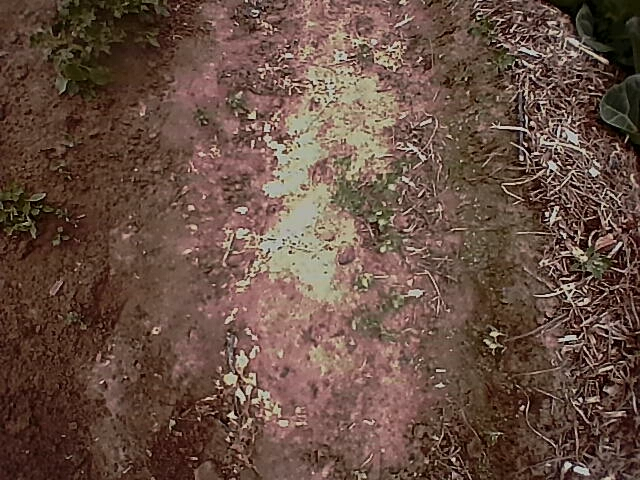
#> input picture Brian_UNR/pigsweed_test/IPC_2026-02-19.11.39.56.1910.jpg, 640 x 480 px, given in place of the camera
$ python RCBD_Ablator.py
#> lines starting #> are read from the running program, lines starting #| are printed output that depends on the picture; after the words box and inside, x2 and y2 are one past the last pixel; in counts of white or black regions, pixels touching at a corner belong together
### Minimal_Demo/motion_helpers.py
import serial
import time
import threading

class B1LaserController:
    def __init__(self, port, baudrate=115200, timeout=0.1):
        self.serial = serial.Serial(port, baudrate, timeout=timeout)
        self.lock = threading.Lock()

    # [92 lines left out: functions send_raw, fire_low, fire_high, spiral_burn, set_acceleration, not called in this run]

    def home(self):
        print("Homing...")
        self.send_raw("$H")

    # [4 lines left out: function jog, not called in this run]

    def stop(self):
        with self.lock:
            self.serial.write(b'\x85')

    # [27 lines left out: functions jog_clear, update_status, close, not called in this run]

### Minimal_Demo/RCBD_Ablator.py
import cv2
import numpy as np
import json
import time
import sys
import threading
from pathlib import Path

# --- PATHS ---
BASE_DIR = Path(__file__).resolve().parent
HARDWARE_CONFIG = BASE_DIR / "hardware_config.json"
CAMERA_CONFIG = BASE_DIR / "camera_config.json"

IS_WINDOWS = sys.platform.startswith('win')
BACKEND = cv2.CAP_MSMF if IS_WINDOWS else cv2.CAP_V4L2

from motion_helpers import B1LaserController

# --- CONFIGURATION LOADING ---
with open(HARDWARE_CONFIG, "r") as f:
#> (reads Minimal_Demo/hardware_config.json from the repository)
    cfg = json.load(f)

PORT = cfg["serial"]["grbl_port"]
CAM_L_IDX = cfg["cameras"]["left"]["index"]
CAM_R_IDX = cfg["cameras"]["right"]["index"]

# --- CONTROL CONSTANTS ---
W, H = 640, 480
TARGET_Y_L, TARGET_Y_R = 240, 240
ZOOM_CROP_SIZE = 50     # 100x100 pixel area from original frame
ZOOM_DISPLAY_SIZE = 600 # Big visual window size on screen

# PD Gains
Kp_x, Kd_x = 20.0, 1.0
Kp_y, Kd_y = 20.0, 1.0
STEP_MM = 0.001
DEADZONE = 4
MAX_JOG = 10.0

LK_PARAMS = dict(winSize=(31, 31), maxLevel=3,
                 criteria=(cv2.TERM_CRITERIA_EPS | cv2.TERM_CRITERIA_COUNT, 30, 0.01))

def update_camera(cap, props):
    if not props: return
    cap.set(cv2.CAP_PROP_AUTO_EXPOSURE, 1)
    cap.set(cv2.CAP_PROP_AUTO_WB, 0)
    cap.set(cv2.CAP_PROP_BRIGHTNESS, props.get('brightness', 0))
    cap.set(cv2.CAP_PROP_CONTRAST, props.get('contrast', 0))
    cap.set(cv2.CAP_PROP_EXPOSURE, props.get('exposure', -6))
    cap.set(cv2.CAP_PROP_GAIN, props.get('gain', 0))
    cap.set(cv2.CAP_PROP_SATURATION, props.get('saturation', 64))
    cap.set(cv2.CAP_PROP_SHARPNESS, props.get('sharpness', 100))
    cap.set(cv2.CAP_PROP_WB_TEMPERATURE, props.get('white_balance', 4000))

class RCBD_Ablator:
    def __init__(self):
        self.laser = B1LaserController(PORT)
        self.cap_L = cv2.VideoCapture(CAM_L_IDX, BACKEND)
        self.cap_R = cv2.VideoCapture(CAM_R_IDX, BACKEND)

        for cap in [self.cap_L, self.cap_R]:
            cap.set(cv2.CAP_PROP_FRAME_WIDTH, W)
            cap.set(cv2.CAP_PROP_FRAME_HEIGHT, H)
            cap.set(cv2.CAP_PROP_FOURCC, cv2.VideoWriter_fourcc(*'MJPG'))

        self.apply_camera_settings()
        self.track_pt_L = self.track_pt_R = None
        self.old_gray_L = self.old_gray_R = None
        self.state = "SELECTING"

        # Mapping Anchors (Correct pixel data to global mapping)
        self.crop_x1 = 0
        self.crop_y1 = 0

        self.prev_ex = self.prev_ey = 0
        self.fire_thread_active = False

    def apply_camera_settings(self):
        try:
            with open(CAMERA_CONFIG, "r") as f:
#> (reads Minimal_Demo/camera_config.json from the repository)
                cam_cfg = json.load(f)
            update_camera(self.cap_L, cam_cfg.get("left"))
            update_camera(self.cap_R, cam_cfg.get("right"))
        except Exception as e: print(f"Settings Error: {e}")

    # [57 lines left out: functions zoom_click_event, click_event, terminal_fire_prompt, not called in this run]

    def run(self):
        win_l, win_r = "RCBD Tool - LEFT", "RCBD Tool - RIGHT"
        cv2.namedWindow(win_l); cv2.namedWindow(win_r)
        cv2.setMouseCallback(win_l, self.click_event, "left")
        cv2.setMouseCallback(win_r, self.click_event, "right")

        while True:
            retL, frameL = self.cap_L.read()
#> frameL is the input picture: shape (480, 640, 3); mean B, G, R 67, 79, 103.7
            retR, frameR = self.cap_R.read()
            if not retL or not retR: break

            grayL, grayR = cv2.cvtColor(frameL, cv2.COLOR_BGR2GRAY), cv2.cvtColor(frameR, cv2.COLOR_BGR2GRAY)
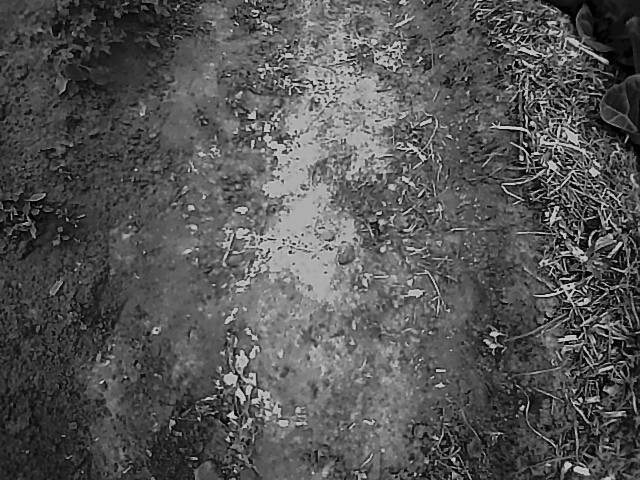
#> grayL: shape (480, 640); min 0, max 238, mean 85
            xl, yl, xr, yr = None, None, None, None

            # --- MAGNIFIED VIEW LOGIC ---
            if self.state in ["ZOOM_L", "ZOOM_R"]:
                src = frameL if self.state == "ZOOM_L" else frameR

                # Get clamp bounds for this selection
                x1 = self.crop_x1
                y1 = self.crop_y1
                x2 = min(W, x1 + (ZOOM_CROP_SIZE * 2))
                y2 = min(H, y1 + (ZOOM_CROP_SIZE * 2))

                crop = src[y1 : y2, x1 : x2].copy()

                # Resize to make the window visually "large" on your monitor
                zoom_display = cv2.resize(crop, (ZOOM_DISPLAY_SIZE, ZOOM_DISPLAY_SIZE), interpolation=cv2.INTER_LANCZOS4)

                # DrawGuide on the visible window coordinate space
                ch, cw = ZOOM_DISPLAY_SIZE, ZOOM_DISPLAY_SIZE
                cv2.line(zoom_display, (cw//2, 0), (cw//2, ch), (255, 100, 0), 1)
                cv2.line(zoom_display, (0, ch//2), (cw, ch//2), (255, 100, 0), 1)
                cv2.imshow("Magnified View", zoom_display)

            # --- TRACKING ---
            if self.track_pt_L is not None and self.old_gray_L is not None:
                new_pt, st, _ = cv2.calcOpticalFlowPyrLK(self.old_gray_L, grayL, self.track_pt_L, None, **LK_PARAMS)
                if st[0]:
                    self.track_pt_L, (xl, yl) = new_pt, new_pt.ravel()
                    cv2.circle(frameL, (int(xl), int(yl)), 5, (0, 0, 255), -1)

            if self.track_pt_R is not None and self.old_gray_R is not None:
                new_pt, st, _ = cv2.calcOpticalFlowPyrLK(self.old_gray_R, grayR, self.track_pt_R, None, **LK_PARAMS)
                if st[0]:
                    self.track_pt_R, (xr, yr) = new_pt, new_pt.ravel()
                    cv2.circle(frameR, (int(xr), int(yr)), 5, (0, 0, 255), -1)

            # --- HOMING ---
            if self.state == "HOMING" and (xl is not None and xr is not None):
                err_x = -(xl - W + xr)
                err_y = (((yl - TARGET_Y_L) + (yr - TARGET_Y_R)) / 2)
                dex, dey = err_x - self.prev_ex, err_y - self.prev_ey
                self.prev_ex, self.prev_ey = err_x, err_y

                dx = round((err_x * Kp_x + dex * Kd_x) * STEP_MM, 3) if abs(err_x) > DEADZONE else 0.0
                dy = round((err_y * Kp_y + dey * Kd_y) * STEP_MM, 3) if abs(err_y) > DEADZONE else 0.0

                if abs(err_x) <= DEADZONE and abs(err_y) <= DEADZONE:
                    self.laser.stop()
                    self.state = "PROMPT_FIRE"
                elif abs(dx) > 0.0 or abs(dy) > 0.0:
                    self.laser.jog(np.clip(dx, -MAX_JOG, MAX_JOG), np.clip(dy, -MAX_JOG, MAX_JOG), 5000)

            # --- UI HUD ---
            status = {"SELECTING": "Step 1: Click stem", "ZOOM_L": "Step 2: Center (Magnified View)", "ZOOM_R": "Step 2: Center (Magnified View)", "WAITING_ENTER": "ENTER to Home | 'r' to Redo", "HOMING": "Homing... | 'r' to Redo", "PROMPT_FIRE": "FIRE READY"}.get(self.state, "---")
            cv2.putText(frameL, status, (10, 30), cv2.FONT_HERSHEY_SIMPLEX, 0.7, (0, 255, 255), 2)
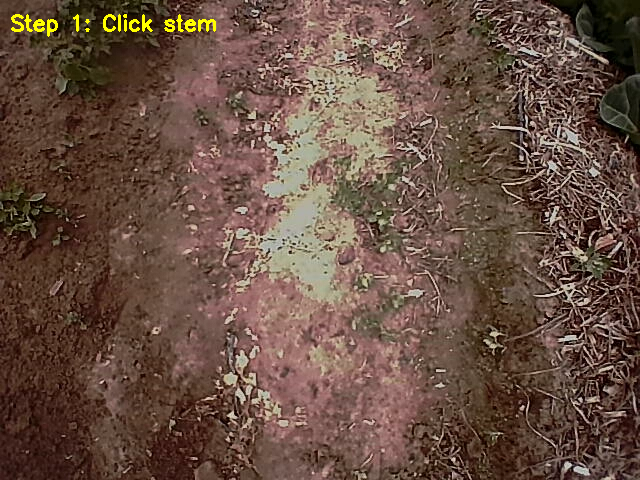
#> frameL: shape (480, 640, 3); 0.42% of pixels changed, all inside (x1, y1, x2, y2) = (11, 14, 216, 37)
            cv2.imshow(win_l, frameL); cv2.imshow(win_r, frameR)

            if self.state == "PROMPT_FIRE" and not self.fire_thread_active:
                threading.Thread(target=self.terminal_fire_prompt, daemon=True).start()

            self.old_gray_L, self.old_gray_R = grayL.copy(), grayR.copy()
            key = cv2.waitKey(1) & 0xFF
#> (key q is pressed here)
            if key == ord('q'): break
            elif key == 13 and self.skkktate == "WAITING_ENTER":
                self.state, self.prev_ex, self.prev_ey = "HOMING", 0, 0
            elif key == ord('r'):
                print("🔄 Resetting Selection & Stopping Laser.")
                self.laser.stop() # Force laser stop on reset
                self.state = "SELECTING"
                self.track_pt_L = self.track_pt_R = None

                # Robustly close the zoom window if it exists
                try:
                    cv2.destroyWindow("Magnified View")
                except cv2.error:
                    pass

        self.cap_L.release(); self.cap_R.release(); cv2.destroyAllWindows()

if __name__ == "__main__":
    RCBD_Ablator().run()
